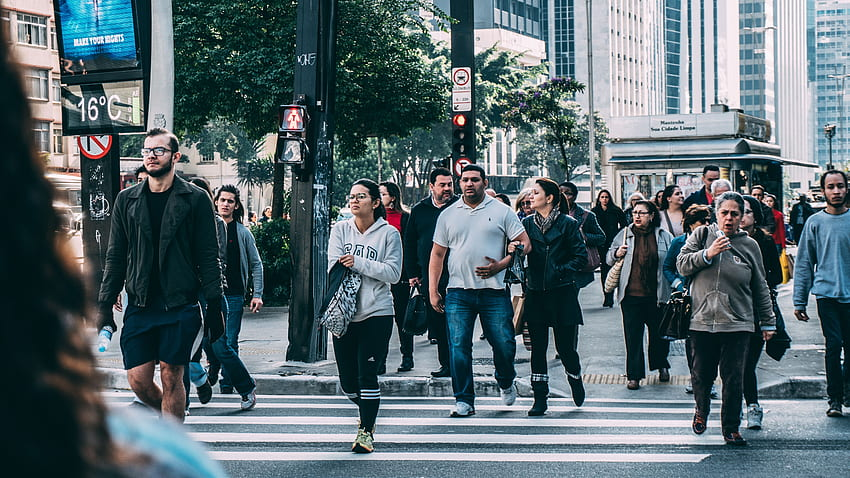
#> input picture Homework2/yaya.jpg, 850 x 478 px, given in place of the camera
$ python ObjectTracking1.py
#> lines starting #> are read from the running program, lines starting #| are printed output that depends on the picture
#opencv ile nesne takibi
"""
opencv de nesne takipi algortimalari
ortalama kayma algoritmasi
takip agoritmasi
çoklu nesne takibi

1)MeanShift (ortalama kayma) noktalari moda doğru kaydirarak veri noktalarini kümelere yinelemeli olarak atayan bir kümeleyen bir algoirtma
mod en yüksek veri noktasi yoğunlugudur
"""
#şidiki poroblemde bir yüz taniyacagiz daha sonra kameradan video alacagiz ve o yüzü tanimasini saglamaliyiz

import cv2
import numpy as np

#kamera aç
cap=cv2.VideoCapture(0)


#bir tane frame oku
ret,frame=cap.read()
#> frame is the input picture: shape (478, 850, 3); mean B, G, R 110.5, 105, 88.5

if ret==False:
    print("uyari kamera açilmadi ")

#detection
#face_cascade=cv2.CascadeClassifier("haarcascade_frontalface_default.xml")
face_cascade = cv2.CascadeClassifier(cv2.data.haarcascades + 'haarcascade_frontalface_default.xml')
face_rects=face_cascade.detectMultiScale(frame)
#> face_rects = [[456, 169, 28, 28], [434, 175, 25, 25], [822, 176, 27, 27], [212, 190, 27, 27], [714, 202, 31, 31], [345, 186, 28, 28], [140, 137, 35, 35], [732, 40, 41, 41], [56, 326, 79, 79]]

(face_x,face_y,w,h)=tuple(face_rects[0])
#> face_x = 456; face_y = 169; w = 28; h = 28

track_window=(face_x,face_y,w,h)#meanshift algoritmasi girdisi
#> track_window = (456, 169, 28, 28)

#region of interested
roi=frame[face_y:face_y+h,face_x:face_x+w]#roi=face
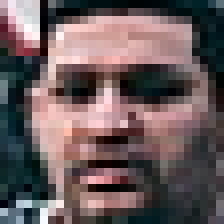
#> roi: shape (28, 28, 3) (shown 8 times larger); mean B, G, R 92.2, 91.1, 106.3

hsv_roi=cv2.cvtColor(roi,cv2.COLOR_BGR2HSV)
#> hsv_roi: shape (28, 28, 3); mean H, S, V 84.9, 85.5, 112.2


roi_hist=cv2.calcHist([hsv_roi],[0],None,[180],[0,180])#takip için histogram gereklidir
#> roi_hist = 180 values, max 49 at index 0, min 0 at index 14, mean 4.36

cv2.normalize(roi_hist,roi_hist,0,255,cv2.NORM_MINMAX)#yani 0 ve 255 arasinda sıkıştır demek
#takip için gerekli durma kriterleri
#count=hesaplanacak maksimum oge sayisi
#eps=degisiklilik

term_crit=(cv2.TERM_CRITERIA_EPS | cv2.TERM_CRITERIA_COUNT,10,1)
while True:
    ret,frame=cap.read()
    if ret:
#> (the run stopped early here; a loop or call above may not have finished)
